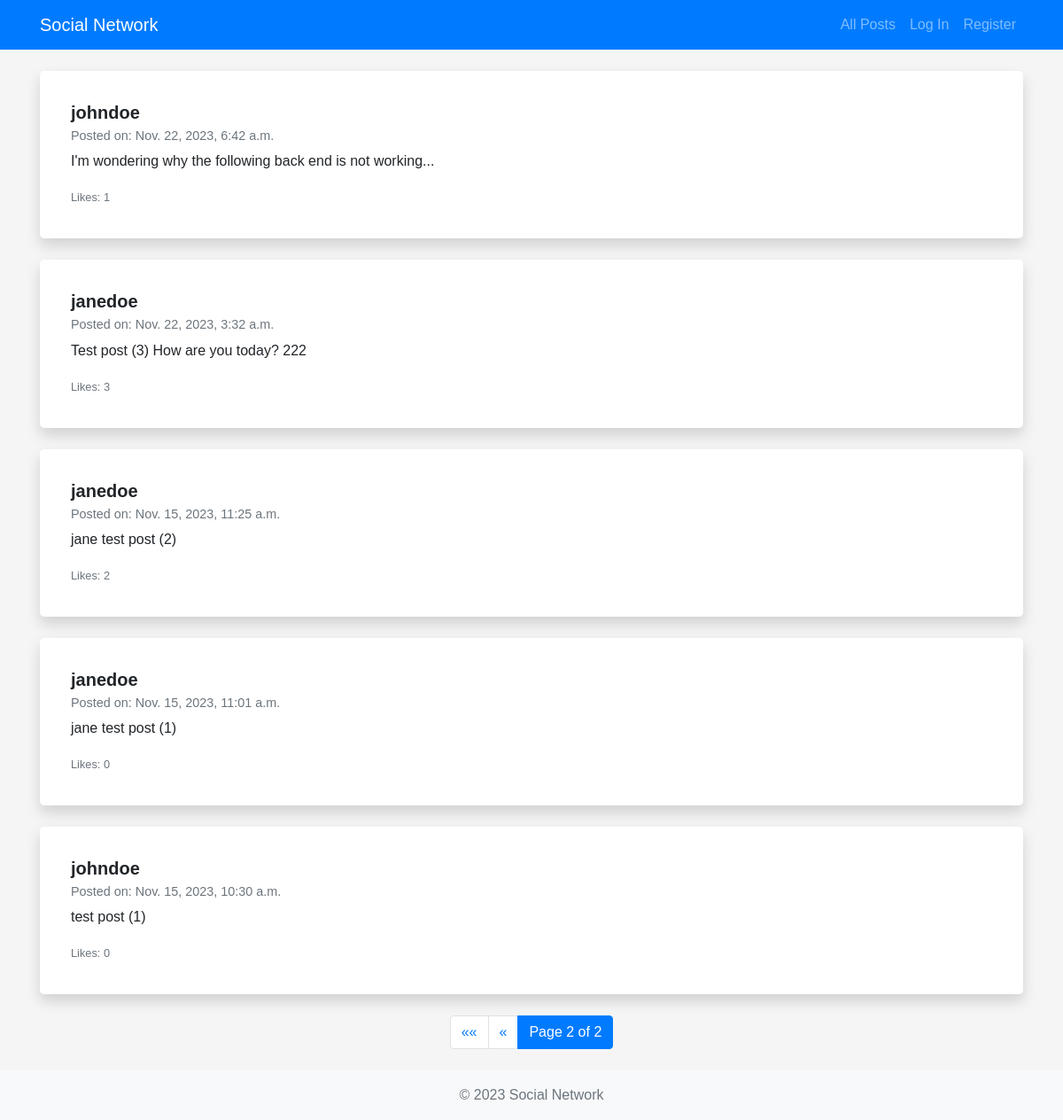
The page /all_posts?page=2 on the database its author committed.
### network/models.py (models this page shows, shortened)
class Post (models.Model):
    post = models.CharField(max_length=500)
    user = models.ForeignKey(User, on_delete=models.CASCADE, related_name="posts")
    timestamp = models.DateTimeField(auto_now_add=True)
    likes = models.ManyToManyField(User, blank=True, related_name="liked_posts")

class User(AbstractUser):
    pass

### network/views.py (the view)
# urls.py: path("all_posts", views.all_posts, name="all_posts"),
def all_posts(request):
    posts_list = Post.objects.all().order_by('-timestamp')
    paginator = Paginator(posts_list, 10)
    page_number = request.GET.get('page')
    posts = paginator.get_page(page_number)
    return render(request, "network/all_posts.html", {"posts": posts})

### network/templates/network/all_posts.html (shortened to what this page needs)
{% extends "network/layout.html" %}
{% block body %}
<div class="posts">
    {% for post in posts %}
        <div class="post card shadow mb-4">
            <div class="card-body">
                <h5 class="card-title">{{ post.user.username }}</h5>
                <h6 class="card-subtitle mb-2 text-muted">Posted on: {{ post.timestamp }}</h6>
                <p class="card-text">{{ post.post }}</p>
                <p class="card-text">
                    <small class="text-muted">Likes: {{ post.likes.count }}</small>
                </p>
            </div>
        </div>
    {% empty %}
        <div class="alert alert-info" role="alert">
            No posts to display.
        </div>
    {% endfor %}
</div>
<nav aria-label="Page navigation">
    <ul class="pagination justify-content-center">
        {% if posts.has_previous %}
            <li class="page-item">
                <a class="page-link" href="?page=1" aria-label="First">
                    <span aria-hidden="true">&laquo;&laquo;</span>
                </a>
            </li>
            <li class="page-item">
                <a class="page-link" href="?page={{ posts.previous_page_number }}" aria-label="Previous">
                    <span aria-hidden="true">&laquo;</span>
                </a>
            </li>
        {% endif %}
        <li class="page-item active">
            <span class="page-link">
                Page {{ posts.number }} of {{ posts.paginator.num_pages }}
            </span>
        </li>
    </ul>
</nav>
{% endblock %}

### network/static/network/styles.css (style rules this page uses)
* { margin: 0; padding: 0; box-sizing: border-box; }
html { overflow-x: hidden; }
body { font-family: Arial, sans-serif; font-weight: 400; overflow-x: hidden; background-color: #f5f5f5; }
.post { background-color: #fff; border-radius: 5px; padding: 15px; }
.card { border: none; }
.card-body { padding: 20px; }
.card-title { font-size: 1.25rem; font-weight: bold; }
.card-subtitle { font-size: 0.9rem; }
.card-text { font-size: 1rem; }

### rows shown on the page
Post: user.username "johndoe", timestamp "Nov. 22, 2023, 6:42 a.m.", post "I'm wondering why the following back end is not working...", likes.count "1"
Post: user.username "janedoe", timestamp "Nov. 22, 2023, 3:32 a.m.", post "Test post (3) How are you today? 222", likes.count "3"
Post: user.username "janedoe", timestamp "Nov. 15, 2023, 11:25 a.m.", post "jane test post (2)", likes.count "2"
Post: user.username "janedoe", timestamp "Nov. 15, 2023, 11:01 a.m.", post "jane test post (1)", likes.count "0"
Post: user.username "johndoe", timestamp "Nov. 15, 2023, 10:30 a.m.", post "test post (1)", likes.count "0"

### other values the page prints
{{ posts.number }} "2"
{{ posts.paginator.num_pages }} "2"
